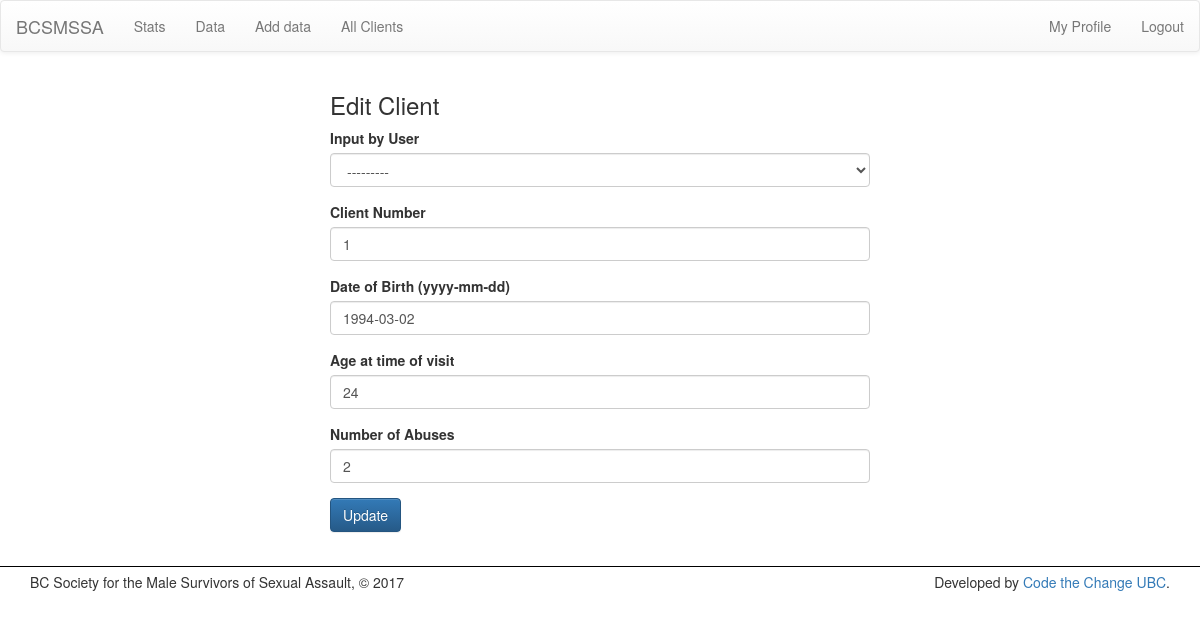
/edit-client/1 (signed in), run on an earlier commit of the app's database.
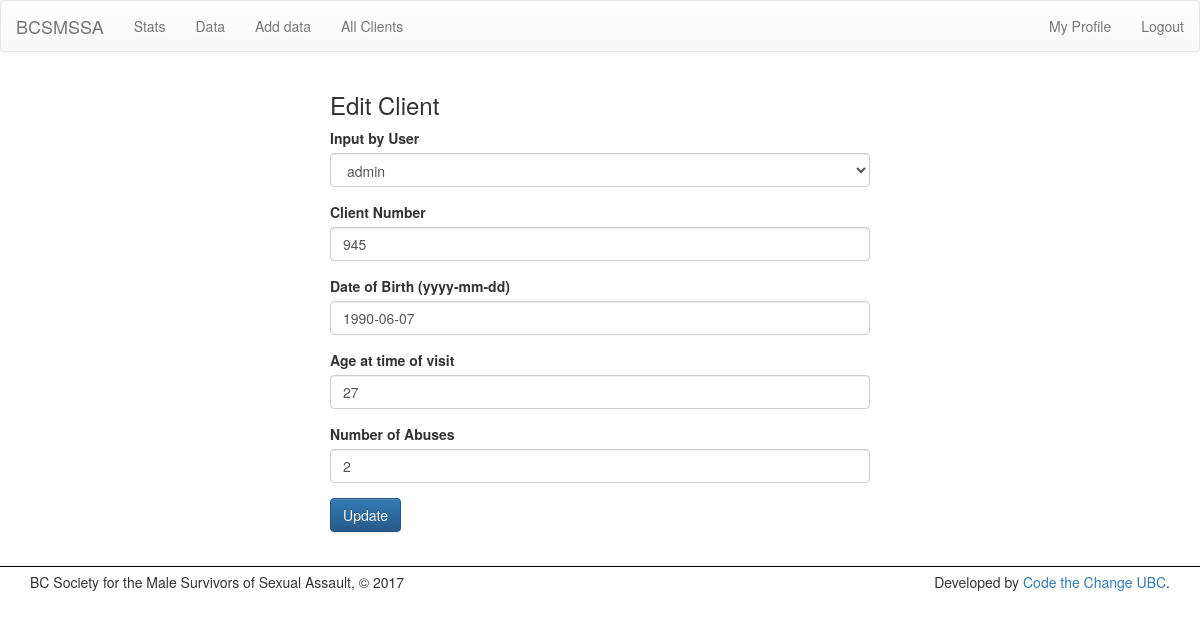
And on a later commit of the database.
### stats/models.py (models this page shows, shortened)
class Client( models.Model ):
    user = models.ForeignKey(User, null=True, default=None, on_delete=models.SET_DEFAULT, verbose_name="Input by User")
    client_number       = models.IntegerField(verbose_name="Client Number", unique=True)
    date_of_birth       = models.DateField('Date of Birth (yyyy-mm-dd)')
    age                 = models.IntegerField(null=True, blank=True, default=None, verbose_name="Age at time of visit")
    number_of_abuses    = models.IntegerField(null=True, blank=True, default=None, verbose_name="Number of Abuses")

### stats/views.py (the view)
# urls.py: url(r'^edit-client/(?P<pk>[0\w-]+)$', views.ClientUpdate.as_view(), name='edit_client'),
class ClientUpdate(LoginRequiredMixin, SuccessMessageMixin, UpdateView):
    model = Client
    fields = [f.name for f in Client._meta.get_fields()[3:]]
    template_name = 'stats/edit.html'
    success_url = '/clients'
    success_message = "Client was updated successfully!"
    def get_context_data(self, **kwargs):
        context = super(UpdateView, self).get_context_data(**kwargs)
        context['edit_header'] = "Edit Client"
        return context

### stats/templates/stats/edit.html (shortened to what this page needs)
{% extends 'stats/base.html' %}
{% load bootstrap3 %}
{% block body %}
	<div class='container col-sm-6 col-sm-offset-3'>
		<h3>{{ edit_header }}</h3>
		<form action="" method="post">
		    {% bootstrap_form form %}
		    <input class='btn btn-primary' type="submit" value="Update" />
		</form>
	</div>
{% endblock %}

What changed in the data, as far as the page shows it:
changed Client: user "---------" → "admin"; client_number "1" → "945"; date_of_birth "1994-03-02" → "1990-06-07"; age "24" → "27"
